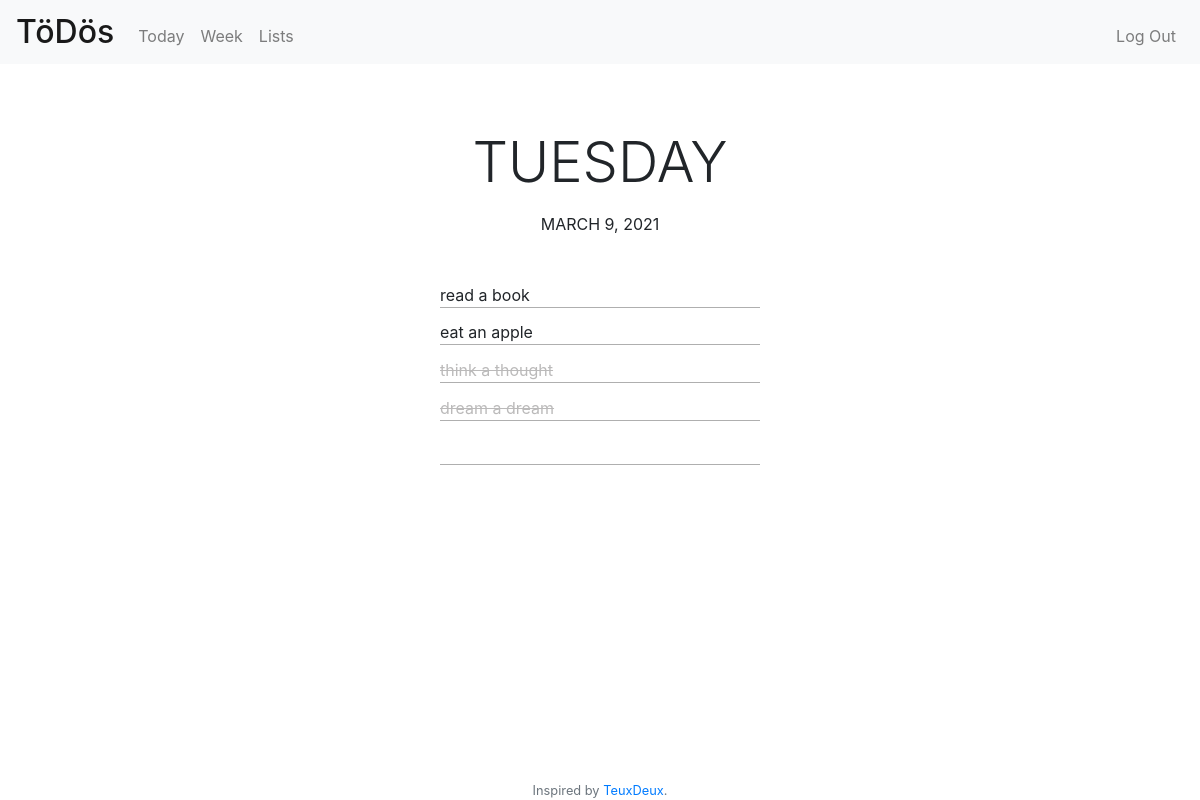
Page / (signed in) on the earlier database version.
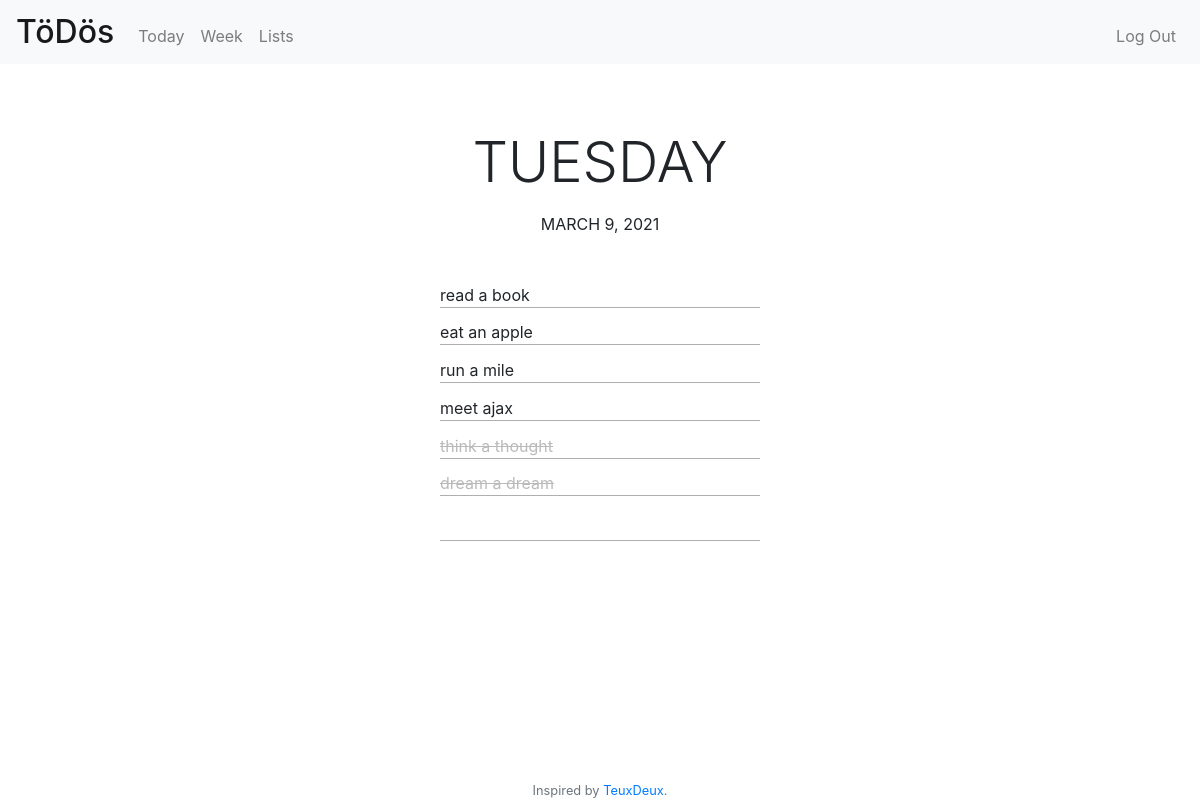
Same page on the later database version.
### application.py (models this page shows)
class Todos(db.Model):
    id = db.Column(db.Integer, primary_key=True)
    todo = db.Column(db.String(80), nullable=False)
    date = db.Column(db.Date, nullable=False,
        default=datetime.now().date())
    done = db.Column(db.Boolean)
    user_id = db.Column(db.Integer, db.ForeignKey('users.id'),
        nullable=False)

### application.py (the view)
@app.route("/", methods=["GET", "POST"])
@login_required
def home():
    user_id = session.get("user_id")
    if request.method == "GET":
        now = datetime.now().date() # now = 2021-03-08
        todos = Todos.query.filter_by(user_id=user_id, done=False).all()
        for todo in todos:
            if todo.date < now:
                todo.date = now
        db.session.commit()
        todo_list = Todos.query.filter_by(user_id=user_id, date=now).order_by(Todos.done).all()
        return render_template("home.html", todo_list=todo_list, now=now)

### helpers.py (called while the page is built)
def login_required(f):
    @wraps(f)
    def decorated_function(*args, **kwargs):
        if session.get("user_id") is None:
            return redirect("/welcome")
        return f(*args, **kwargs)
    return decorated_function

### templates/home.html (shortened to what this page needs)
{% extends "template.html" %}
{% block main %}
<div class="container-fluid d-flex flex-column align-items-center mt-5">
  <p class="display-4 pt-3" id="day"></p>
  <p class="mb-3" id="date"></p>
  <div class="pt-4 d-inline-flex flex-column align-items-center">
    {% for todo in todo_list %}
    <div class="d-inline-flex justify-content-between list-row form" id="row">
      <a class="nostyle {{'checked' if todo['done']}}" href="/check/{{ todo.id }}">{{ todo.todo }}</a>
      <div>
      </div>
    </div>
    {% endfor %}
  </div>
  <form action="/add" method="post">
    <input class="form-control-plaintext list-row" type="text" name="todo" autofocus>
  </form>
</div>
{% endblock %}

### templates/template.html (shortened to what this page needs)
<!DOCTYPE html>
<html lang="en">
<head>
  <link rel="stylesheet" href="https://cdn.jsdelivr.net/npm/bootstrap@4.6.0/dist/css/bootstrap.min.css"
>
  <link href="{{ url_for('static', filename='css/style.css') }}" rel="stylesheet">
  <link rel="stylesheet" href="https://cdn.jsdelivr.net/npm/bootstrap-icons@1.4.0/font/bootstrap-icons.css">
</head>
<body>
  <nav class="navbar navbar-expand-md navbar-light bg-light fixed-top">
    <a class="navbar-brand" href="/"><span class="h2">TöDös</span></a>
    <div class="collapse navbar-collapse" id="collapsibleNavbar">
      {% if session.user_id %}
      <ul class="navbar-nav mr-auto mt-2">
        <li class="nav-item">
          <a class="nav-link" href="/today">Today</a>
        </li>
        <li class="nav-item">
          <a class="nav-link" href="/">Week</a>
        </li>
        <li class="nav-item">
          <a class="nav-link" href="#">Lists</a>
        </li>
      </ul>
      <ul class="navbar-nav ml-auto mt-2">
        <li class="nav-item"><a class="nav-link" href="/welcome">Log
            Out</a></li>
      </ul>
      {% else %}
      <ul class="navbar-nav ml-auto mt-2">
        <li class="nav-item"><a class="nav-link" href="/register">Register</a></li>
        <li class="nav-item"><a class="nav-link" href="/login">Log
            In</a></li>
      </ul>
      {% endif %}
    </div>
  </nav>
  <main>
    {% block main %}{% endblock %}
  </main>
  <footer class="small text-center text-muted fixed-bottom">
    Inspired by <a href="https://teuxdeux.com/" target="_blank">TeuxDeux</a>.
  </footer>
</body>
</html>

### static/css/style.css (style rules this page uses)
body { padding-top: 65px; }
.form { margin-bottom: .4rem; margin-top: .4rem; }
.list-row { border-bottom: .5px solid rgb(175, 175, 175); width: 20rem; outline: none; }
a.nostyle:link, a.nostyle:visited { text-decoration: inherit; color: inherit; }
.checked { text-decoration: line-through !important; color: rgb(187, 186, 186) !important; }
#row { transition: all 0.4s ease-in; }

Differences in the rows shown:
added Todos: todo "run a mile"
added Todos: todo "meet ajax"
